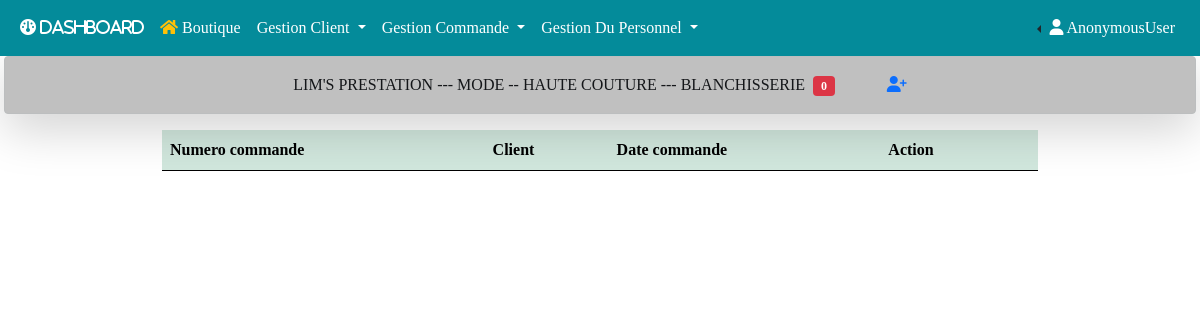
/commande, run on an earlier commit of the app's database.
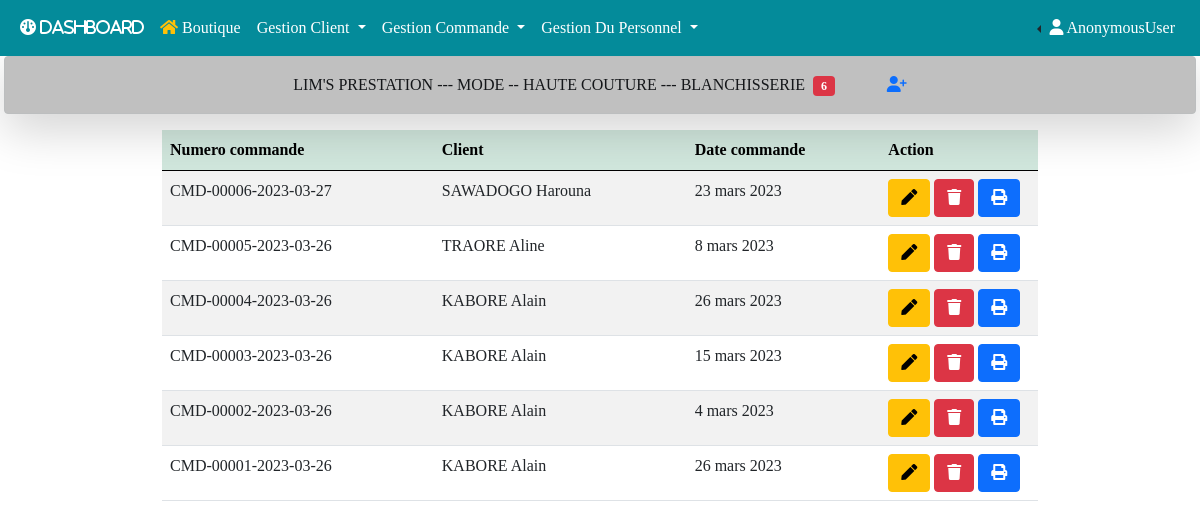
And on a later commit of the database.
### gestion/models.py (models this page shows, shortened)
class Command(models.Model):
    num_commande = models.CharField(unique=True, max_length=100, null=True, blank=True)
    articles = models.ManyToManyField(Tenue, through='LigneCommande')
    client = models.ForeignKey(Client, on_delete=models.CASCADE, null=True, blank=True)
    couturier = models.ForeignKey(Couturier, on_delete=models.CASCADE, null=True, blank=True)
    adresse_livraison = models.CharField(max_length=100, null=True, blank=True)
    date_commande = models.DateField()
    created_at = models.DateTimeField(auto_now_add=True)
    modified_at = models.DateTimeField(auto_now_add=True)

class Client(models.Model):
    nom = models.CharField(max_length=200, null=True)
    prenom = models.CharField(max_length=200, null=True)
    ville = models.ForeignKey(Ville, on_delete=models.CASCADE, null=True, blank=True, verbose_name="Ville")
    telephone = models.CharField(max_length=200, null=True, blank=True, verbose_name="Téléphone")
    bas = models.CharField(max_length=20, null=True, blank=True)
    longpan = models.CharField(max_length=20, null=True, blank=True, verbose_name="Longueur pantalon")
    poignet = models.CharField(max_length=20, null=True, blank=True)
    longjupe = models.CharField(max_length=20, null=True, blank=True, verbose_name="Longueur jupe")
    genou = models.CharField(max_length=20, null=True, blank=True)
    cuiss = models.CharField(max_length=20, null=True, blank=True, verbose_name="Cuisse")
    bassin = models.CharField(max_length=20, null=True, blank=True)
    ceinture = models.CharField(max_length=20, null=True, blank=True)
    longchem = models.CharField(max_length=20, null=True, blank=True, verbose_name="Longueur Chemise")
    frappe = models.CharField(max_length=20, null=True, blank=True)
    longrobe = models.CharField(max_length=20, null=True, blank=True, verbose_name="Longueur Robe")
    longcami = models.CharField(max_length=20, null=True, blank=True, verbose_name="Longueur Camisole")
    pince = models.CharField(max_length=20, null=True, blank=True)
    tourtaille = models.CharField(max_length=20, null=True, blank=True, verbose_name="Tour de taille")
    coole = models.CharField(max_length=20, null=True, blank=True)
    longtaille = models.CharField(max_length=20, null=True, blank=True)
    tourmanch = models.CharField(max_length=20, null=True,blank=True, verbose_name="Tour de manche")
    longmanch = models.CharField(max_length=20, null=True, blank=True,verbose_name="Longueur manche")
    poitrine = models.CharField(max_length=20, null=True, blank=True)
    dos = models.CharField(max_length=20, null=True, blank=True)
    epaul = models.CharField(max_length=20, null=True,blank=True, verbose_name="Epaule")
    avcar = models.CharField(max_length=20, null=True, blank=True)
    arcar = models.CharField(max_length=20, null=True, blank=True)
    fichier = models.FileField(upload_to='uploads_files/', null=True, blank=True)
    created_at = models.DateTimeField(auto_now_add=True)
    modified_at = models.DateTimeField(auto_now_add=True)
    def __str__(self):
        return f'{self.nom} {self.prenom}'

### gestion/views.py (the view)
# urls.py: path('commande', views.commande, name='commande'),
def commande(request):
    commandes=Command.objects.all().order_by('-id')
    nbr_commande = commandes.count()
    context={"nbr_commande":nbr_commande, "commandes":commandes}
    return render(request, 'gestion/commande/commande.html', context)

### gestion/templates/gestion/commande/commande.html (shortened to what this page needs)
{% extends 'base.html' %}
{% block add %}
&nbsp;<span class="badge bg-danger">{{nbr_commande}}</span>
<a href="{% url 'add_commande' %}" title="Ajouter une commande">
<i class="fa-solid fa-user-plus ms-5"></i>
<a/>
{% endblock add %}
{% block main %}
<div class="container w-75">
    <table id="example" class="table table-striped" style="width:100%">
        <thead class="table-success">
            <tr>
                <th>Numero commande</th>
                <th>Client</th>
                <th>Date commande</th>
                <th style="width: 18%;">Action</th>
            </tr>
        </thead>
        <tbody>
            {% for commande in commandes %}
            <tr>
                <td>{{commande.num_commande}}</td>
                <td>{{commande.client}}</td>
                <td>{{commande.date_commande}}</td>
                <td>
                    <a href="{% url 'edit_commande' commande.id %}" type="button" class="btn btn-warning" title="Edit commande" readonly>
                        <i class="fas fa-pen"></i>
                    </a>
                    <a href="{% url 'delete_commande' commande.id %}" type="button" class="btn btn-danger" title="Delete commande">
                        <i class="fas fa-trash"></i>
                    </a>
                    <a href="{% url 'items_commande' commande.id %}" type="button" class="btn btn-primary" title="Delete commande" target="_blank">
                        <i class="fas fa-print"></i>
                    </a>
                </td>
            </tr>
            {% endfor %}
        </tbody>
    </table>
</div>
{% endblock main %}

What changed in the data, as far as the page shows it:
added Command: num_commande "CMD-00006-2023-03-27", client "SAWADOGO Harouna", date_commande "23 mars 2023"
added Command: num_commande "CMD-00005-2023-03-26", client "TRAORE Aline", date_commande "8 mars 2023"
added Command: num_commande "CMD-00004-2023-03-26", client "KABORE Alain", date_commande "26 mars 2023"
added Command: num_commande "CMD-00003-2023-03-26", client "KABORE Alain", date_commande "15 mars 2023"
added Command: num_commande "CMD-00002-2023-03-26", client "KABORE Alain", date_commande "4 mars 2023"
added Command: num_commande "CMD-00001-2023-03-26", client "KABORE Alain", date_commande "26 mars 2023"
Also different on the page:
{{ nbr_commande }}: "0" → "6"
